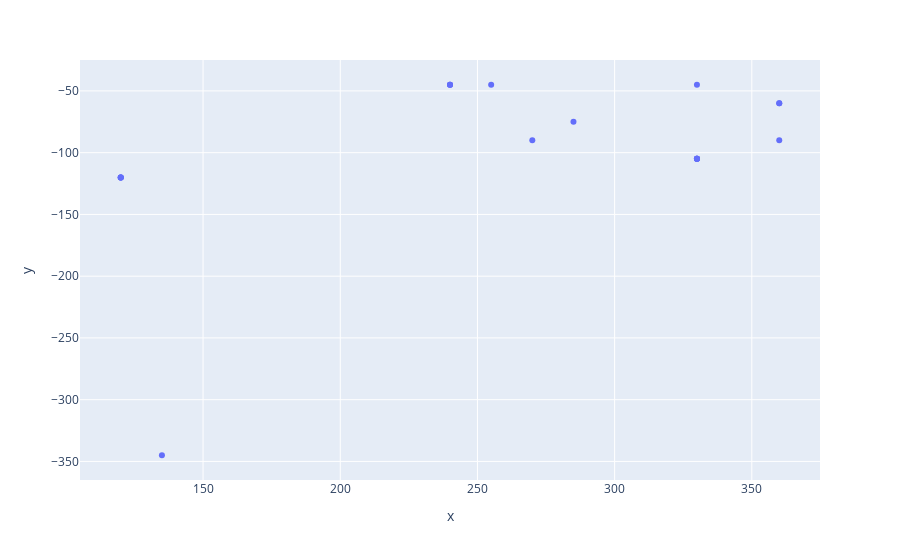

The cell this chart's notebook holds for it:
### Code cell
df = {
    "x": target_xy[:, 0],
    "y": -target_xy[:, 1],
    "id": np.arange(kpts.shape[0]),
}
px.scatter(df, x="x", y="y", hover_data=["id"])

### Figure 1 — Plotly figure (JSON) as saved in the notebook; plotly's stock layout.template omitted (floating-point values rounded to 4 significant figures)
{"data": [{"customdata": [[0], [1], [2], [3], [4], [5], [6], [7], [8], [9], [10], [11], [12], [13], [14], [15], [16], [17], [18], [19]], "hovertemplate": "x=%{x}<br>y=%{y}<br>id=%{customdata[0]}<extra></extra>", "legendgroup": "", "marker": {"color": "#636efa", "symbol": "circle"}, "mode": "markers", "name": "", "orientation": "v", "showlegend": false, "type": "scatter", "x": [270, 330, 285, 120, 360, 135, 360, 330, 240, 330, 255, 240, 120, 330, 120, 360, 330, 120, 240, 330], "xaxis": "x", "y": [-90, -105, -75, -120, -60, -345, -60, -105, -45, -105, -45, -45, -120, -105, -120, -90, -105, -120, -45, -45], "yaxis": "y"}], "layout": {"legend": {"tracegroupgap": 0}, "margin": {"t": 60}, "xaxis": {"anchor": "y", "domain": [0, 1], "title": {"text": "x"}}, "yaxis": {"anchor": "x", "domain": [0, 1], "title": {"text": "y"}}}}
